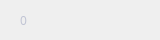
<?xml version="1.0" encoding="UTF-8"?>
<ui version="4.0">
 <class>BottomBar</class>
 <widget class="QWidget" name="BottomBar">
  <property name="geometry">
   <rect>
    <x>0</x>
    <y>0</y>
    <width>160</width>
    <height>40</height>
   </rect>
  </property>
  <property name="sizePolicy">
   <sizepolicy hsizetype="Fixed" vsizetype="Preferred">
    <horstretch>0</horstretch>
    <verstretch>0</verstretch>
   </sizepolicy>
  </property>
  <property name="minimumSize">
   <size>
    <width>0</width>
    <height>0</height>
   </size>
  </property>
  <property name="maximumSize">
   <size>
    <width>11111111</width>
    <height>11111111</height>
   </size>
  </property>
  <property name="font">
   <font>
    <family>微软雅黑</family>
   </font>
  </property>
  <property name="windowTitle">
   <string>Form</string>
  </property>
  <widget class="QLabel" name="syncLabel">
   <property name="geometry">
    <rect>
     <x>100</x>
     <y>10</y>
     <width>51</width>
     <height>20</height>
    </rect>
   </property>
   <property name="font">
    <font>
     <family>微软雅黑</family>
    </font>
   </property>
   <property name="styleSheet">
    <string notr="true">QLabel{color: rgb(192,196,212);}</string>
   </property>
   <property name="text">
    <string/>
   </property>
   <property name="alignment">
    <set>Qt::AlignRight|Qt::AlignTrailing|Qt::AlignVCenter</set>
   </property>
  </widget>
  <widget class="QLabel" name="networkLabel">
   <property name="geometry">
    <rect>
     <x>60</x>
     <y>10</y>
     <width>20</width>
     <height>20</height>
    </rect>
   </property>
   <property name="styleSheet">
    <string notr="true"/>
   </property>
   <property name="text">
    <string/>
   </property>
  </widget>
  <widget class="QLabel" name="nodeNumLabel">
   <property name="geometry">
    <rect>
     <x>20</x>
     <y>12</y>
     <width>16</width>
     <height>16</height>
    </rect>
   </property>
   <property name="styleSheet">
    <string notr="true">color: rgb(192, 196, 212);</string>
   </property>
   <property name="text">
    <string>0</string>
   </property>
  </widget>
 </widget>
 <resources/>
 <connections/>
</ui>
